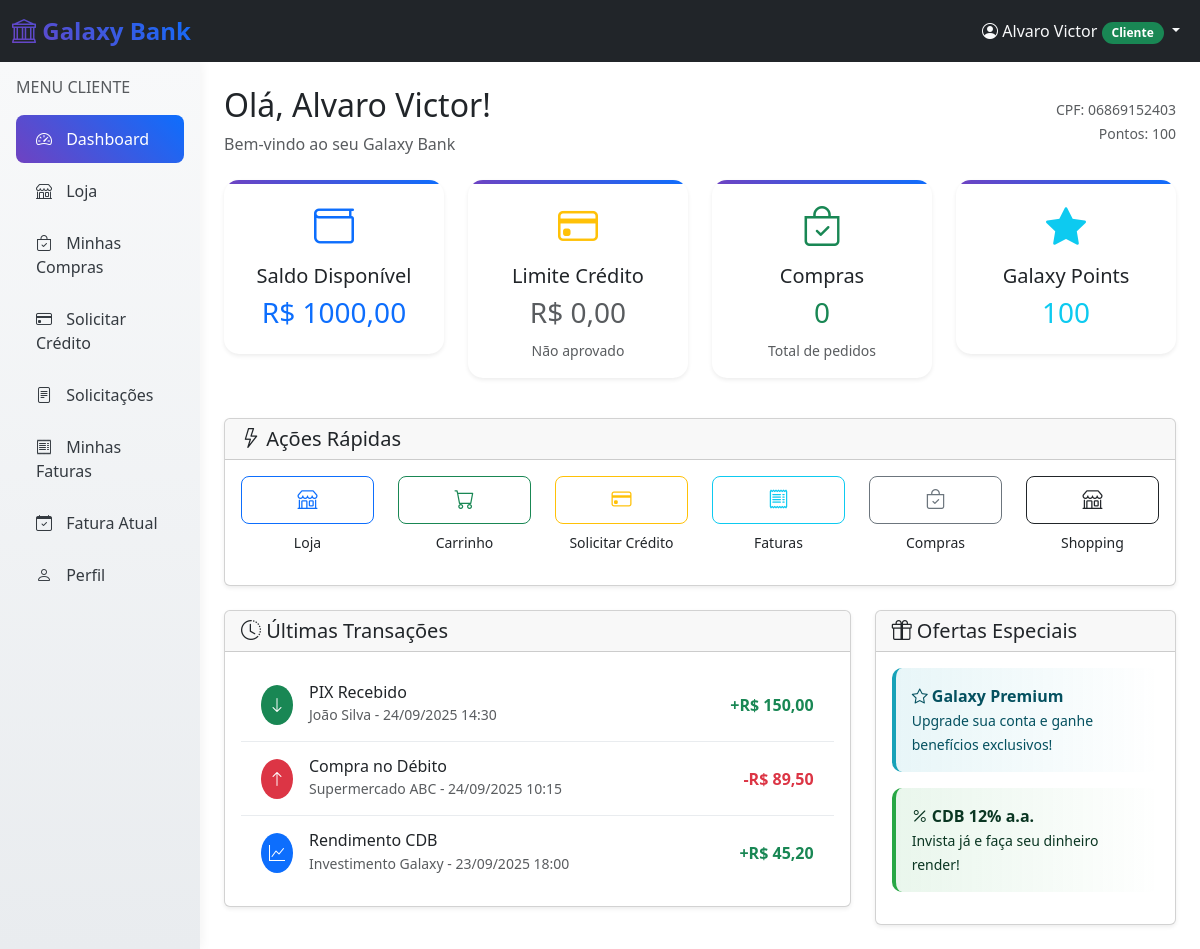
/dashboard/cliente/ (signed in), run on an earlier commit of the app's database.
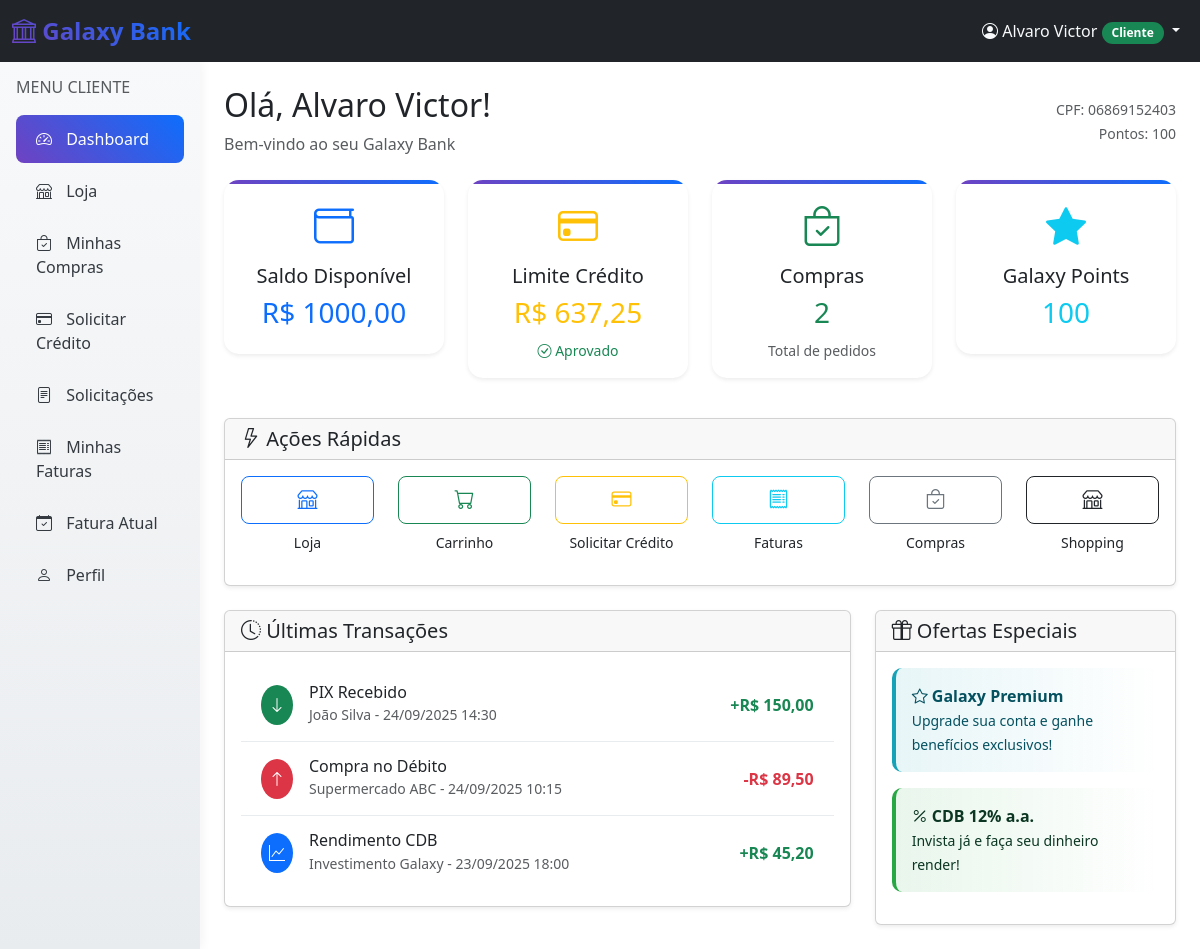
And on a later commit of the database.
### usuarios/models.py (models this page shows, shortened)
class Cliente(models.Model):
    usuario = models.OneToOneField(Usuario, on_delete=models.CASCADE, primary_key=True)
    cpf = models.CharField(
        max_length=11,
        unique=True,
        validators=[RegexValidator(r'^\d{11}$', message='CPF deve conter 11 dígitos')]
    )
    score_pontos = models.IntegerField(default=0)
    saldo = models.DecimalField(max_digits=10, decimal_places=2, default=1000.00)
    limite_credito = models.DecimalField(max_digits=10, decimal_places=2, default=0.00)
    limite_credito_aprovado = models.BooleanField(default=False)
    data_cadastro = models.DateTimeField(auto_now_add=True)
    class Meta:
        verbose_name = 'Cliente'
        verbose_name_plural = 'Clientes'

class Usuario(AbstractUser):
    TIPO_USUARIO_CHOICES = [
        ('cliente', 'Cliente'),
        ('gerente', 'Gerente'),
    ]
    tipo_usuario = models.CharField(
        max_length=10,
        choices=TIPO_USUARIO_CHOICES,
        default='cliente'
    )
    telefone = models.CharField(
        max_length=15,
        blank=True,
        null=True,
        validators=[RegexValidator(r'^\+?1?\d{9,15}$')]
    )

### usuarios/views.py (the view)
# urls.py: path('dashboard/cliente/', views.dashboard_cliente, name='dashboard_cliente'),
@login_required
def dashboard_cliente(request):
    try:
        cliente = Cliente.objects.get(usuario=request.user)
        context = {
            'cliente': cliente,
            'usuario': request.user,
        }
        return render(request, 'usuarios/dashboard_cliente.html', context)
    except Cliente.DoesNotExist:
        messages.error(request, 'Perfil de cliente não encontrado.')
        return redirect('usuarios:login')

### usuarios/templates/usuarios/dashboard_cliente.html (shortened to what the changed rows need)
{% extends 'usuarios/base.html' %}
{% block content %}
<div class="row g-0">
    <div class="col-md-9 col-lg-10 main-content">
        <div class="p-4">
            <div class="d-flex justify-content-between align-items-center mb-4">
                <div>
                    <h2>Olá, {{ cliente.usuario.first_name }}!</h2>
                    <p class="text-muted mb-0">Bem-vindo ao seu Galaxy Bank</p>
                </div>
                <div class="text-end">
                    <small class="text-muted">CPF: {{ cliente.cpf }}</small><br>
                    <small class="text-muted">Pontos: {{ cliente.score_pontos }}</small>
                </div>
            </div>
            <div class="row mb-4">
                <div class="col-md-3 mb-3">
                    <div class="card stats-card border-0 shadow-sm">
                        <div class="card-body text-center">
                            <i class="bi bi-wallet text-primary fs-1"></i>
                            <h5 class="card-title mt-2">Saldo Disponível</h5>
                            <h3 class="text-primary">R$ {{ cliente.saldo|floatformat:2 }}</h3>
                        </div>
                    </div>
                </div>
                <div class="col-md-3 mb-3">
                    <div class="card stats-card border-0 shadow-sm">
                        <div class="card-body text-center">
                            <i class="bi bi-credit-card text-warning fs-1"></i>
                            <h5 class="card-title mt-2">Limite Crédito</h5>
                            {% if cliente.limite_credito_aprovado %}
                                <h3 class="text-warning">R$ {{ cliente.limite_credito|floatformat:2 }}</h3>
                                <small class="text-success"><i class="bi bi-check-circle"></i> Aprovado</small>
                            {% else %}
                                <h3 class="text-muted">R$ 0,00</h3>
                                <small class="text-muted">Não aprovado</small>
                            {% endif %}
                        </div>
                    </div>
                </div>
                <div class="col-md-3 mb-3">
                    <div class="card stats-card border-0 shadow-sm">
                        <div class="card-body text-center">
                            <i class="bi bi-bag-check text-success fs-1"></i>
                            <h5 class="card-title mt-2">Compras</h5>
                            <h3 class="text-success">{{ cliente.compras.count }}</h3>
                            <small class="text-muted">Total de pedidos</small>
                        </div>
                    </div>
                </div>
                <div class="col-md-3 mb-3">
                    <div class="card stats-card border-0 shadow-sm">
                        <div class="card-body text-center">
                            <i class="bi bi-star-fill text-info fs-1"></i>
                            <h5 class="card-title mt-2">Galaxy Points</h5>
                            <h3 class="text-info">{{ cliente.score_pontos }}</h3>
                        </div>
                    </div>
                </div>
            </div>
        </div>
    </div>
</div>
{% endblock %}

What changed in the data, as far as the page shows it:
changed Cliente "Alvaro Victor": limite_credito_aprovado False → True (drawn); limite_credito (not shown) → "637,25"; compras.count "0" → "2"
Also different on the page:
text no longer shown: "R$ 0,00 Não aprovado"
text now shown: "R$ Aprovado"
